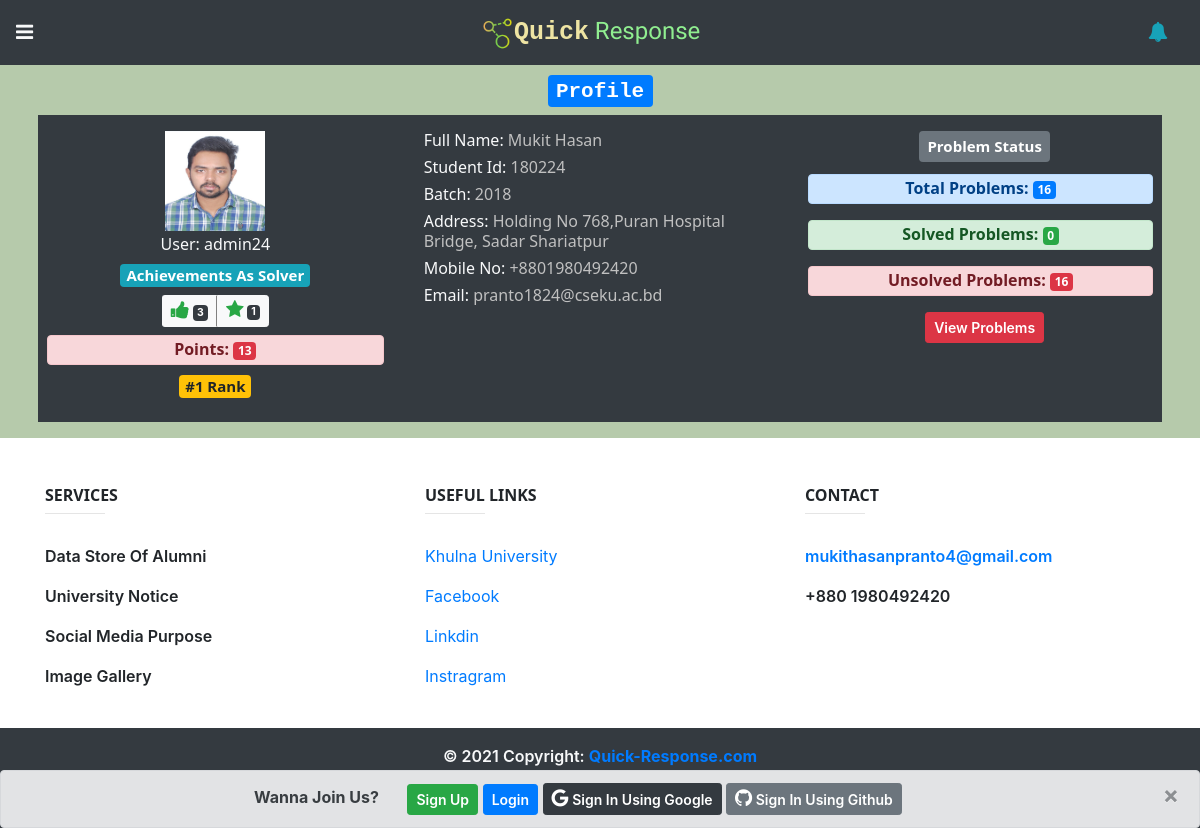
The page /1/profile/ on the database its author committed.
### home/models.py (models this page shows, shortened)
class Profile(models.Model):
    full_name = models.CharField(max_length=255)
    profile_picture = models.FileField(upload_to='uploads/')
    batch = models.CharField(max_length=50)
    student_id = models.CharField(max_length=50)
    address = models.CharField(max_length=100,blank=True)
    mobile = models.CharField(max_length=60,blank=True)
    facebook = models.URLField(max_length=60,blank=True)
    total_points = models.IntegerField(default=0)
    user = models.OneToOneField(settings.AUTH_USER_MODEL, on_delete=models.CASCADE,related_name="profile")

### problems/models.py (models this page shows, shortened)
class Solution(models.Model):
    author = models.ForeignKey(settings.AUTH_USER_MODEL,on_delete=models.CASCADE)
    s_body = RichTextUploadingField()
    created_on = models.DateTimeField(default=datetime.now)
    last_modified = models.DateTimeField(default=datetime.now)
    vote = models.IntegerField(default=0)
    best_answer = models.BooleanField(default=False)
    problem = models.ForeignKey('Problem', on_delete=models.CASCADE)

### home/views.py (the view, shortened to what this page needs)
# urls.py: path('<int:id>/profile/',profile_view,name='profile_view'),
def profile_view(request,id,msg=None):
    form = ProfileForm()
    user = User.objects.get(id=id)
    print(user)
    alert = ''
    if msg == 'required':
        alert = 'You Must Create A Profile First'
    try:
        profile = Profile.objects.get(user=user)
        update_form = ProfileForm(instance=profile)
        pass_form = PasswordChangeForm(user=user)
        solved = Problem.objects.filter(Q(author=profile.user) & Q(is_solved=True)).count()
        unsolved = Problem.objects.filter(Q(author=profile.user) & Q(is_solved=False)).count()
    except:
        profile = ''
        update_form = ''
        pass_form = ''
        solved = ''
        unsolved = ''
    context = {
        'form':form,
        'user':user,
        'profile': profile,
        'update_form':update_form,
        'pass_form':pass_form,
        'solved_count':solved,
        'unsolved_count':unsolved,
        'alert':alert,
    }
    return render(request,"home/profile.html",context)

### home/templatetags/custom_tags.py (called while the page is built)
def point_rank(points):
    profiles = Profile.objects.all().order_by('-total_points')
    for i in range(1,len(profiles)+1):
        if profiles[i-1].total_points == points:
            return i

def vote_count(user):
    voter = Solution.objects.filter(author=user)
    total_vote = 0
    for v in voter:
        total_vote+=v.vote
    return total_vote

def star_count(user):
    best_answer = Solution.objects.filter(Q(author=user) & Q(best_answer=True)).count()
    print('yo')
    return best_answer

### templates/home/profile.html (shortened to what this page needs)
{% extends "base.html" %}
{% load static %}
{% block content %}
{% load custom_tags %}
<div class="text-dark" style="background-color: rgb(182, 202, 171);">
    <div class="container p-2">
        {% if profile %}
        <div class="text-center">
            <h3><span class="badge badge-primary">Profile</h3>
        </div>
        <div class="text-center bg-dark text-light mb-2 profile_data">
            <div class="row">
                <div class="col-lg-4 p-3">
                    <img src="{{profile.profile_picture.url}}" style="object-fit: cover;" height="100px"
                        width="100px" />
                    <h6 class="text-light pt-1">User: {{profile.user.username}}</h6>
                    <h5><span class="badge badge-info">Achievements As Solver</span></h5>
                    <div class="btn-group btn-group-sm">
                        {% if profile.user|vote_count > -1 %}
                        <button type="button" class="btn btn-light" style="border-right: 2px grey solid;" data-toggle="tooltip" title="Net Vote"><i
                            class="fa fa-thumbs-up text-success" style="font-size: 20px;"></i> <span class="badge badge-dark">{{profile.user|vote_count}}</span></button>
                        {% else %}
                        <button type="button" class="btn btn-light" style="border-right: 2px grey solid;" data-toggle="tooltip" title="Net Vote"><i
                            class="fa fa-thumbs-down text-danger" style="font-size: 20px;"></i> <span class="badge badge-dark">{{profile.user|vote_count}}</span></button>
                        {% endif %}
                        <button type="button" class="btn btn-light" data-toggle="tooltip" title="Best Answer"><i
                            class="fa fa-star text-success" style="font-size: 19px;"></i> <span class="badge badge-dark">{{profile.user|star_count}}</span></button>
                      </div>
                    <h6 class="alert alert-danger m-2 py-1 font-weight-bold">Points: <span
                            class="badge badge-danger">{{profile.total_points}}</span></h6>
                    <h5><span class="badge badge-warning">#{{profile.total_points|point_rank}} Rank</span></h5>
                </div>
                <div class="col-lg-4 p-3 text-md-left">
                    <h6>Full Name: <span style="color: silver;">{{profile.full_name}}</span>
                    </h6>
                    <h6>Student Id: <span style="color: silver;">{{profile.student_id}}</span>
                    </h6>
                    <h6>Batch: <span style="color: silver;">{{profile.batch}}</span>
                    </h6>
                    <h6>Address: <span style="color: silver;">{{profile.address}}</span>
                    </h6>
                    <h6>Mobile No: <span style="color: silver;">{{profile.mobile}}</span>
                    </h6>
                    <h6>Email: <span style="color: silver;">{{profile.user.email}}</span>
                    </h6>
                </div>
                <div class="col-lg-4 p-3 text-center">
                    <h5><span class="badge badge-secondary p-2 mb-1">Problem Status</span></h5>
                    <h6 class="alert alert-primary py-1 mr-2 font-weight-bold">Total Problems:  <span class="badge badge-primary">{{profile.user.problem_set.count}}</span></h6>
                    <h6 class="alert alert-success py-1 mr-2 font-weight-bold">Solved Problems:  <span class="badge badge-success">{{solved_count}}</span></h6>
                    <h6 class="alert alert-danger py-1 mr-2 font-weight-bold">Unsolved Problems:  <span class="badge badge-danger">{{unsolved_count}}</span></h6>
                    <a href="{% url 'profile_view_problems' profile.user.id %}"><button class="btn btn-danger btn-sm">View Problems</button></a>
                </div>
            </div>
        </div>
        {% else %}
        <div class="row h-100 justify-content-center">
            <div class="col-10 col-md-7 col-lg-5">
                <h5 class="alert alert-danger text-center">Sorry!! This User Hasn't Craeted A Profile Yet</h5>
            </div>
        </div>
        {% endif %}
    </div>
</div>
{% endblock %}

### home/static/style.css (style rules this page uses)
h1, h2, h3, h4, h5, h6, .my_font { font-family: "Courier New", Courier, monospace; }
.btn { font-weight: 600; }
h5, h6 { font-family: "Segoe UI", Tahoma, Geneva, Verdana, sans-serif; }

### templates/base.html (style rules this page uses)
:root { --font-1: 'Newsreader', serif; --font-2: 'Girassol', cursive; }
body { overflow-x: hidden !important; }
* { margin: 0 ; padding: 0 ; outline: none !important; }
img { max-width: 100%; vertical-align: middle; }

### rows shown on the page
Profile: profile_picture (picture), user.username "admin24", user|vote_count "3", user|star_count "1", total_points "13", total_points|point_rank "1", full_name "Mukit Hasan", student_id "180224", batch "2018", address "Holding No 768,Puran Hospital Bridge, Sadar Shariatpur", mobile "+8801980492420", user.email "pranto1824@cseku.ac.bd", user.problem_set.count "16"

### other values the page prints
{{ solved_count }} "0"
{{ unsolved_count }} "16"
